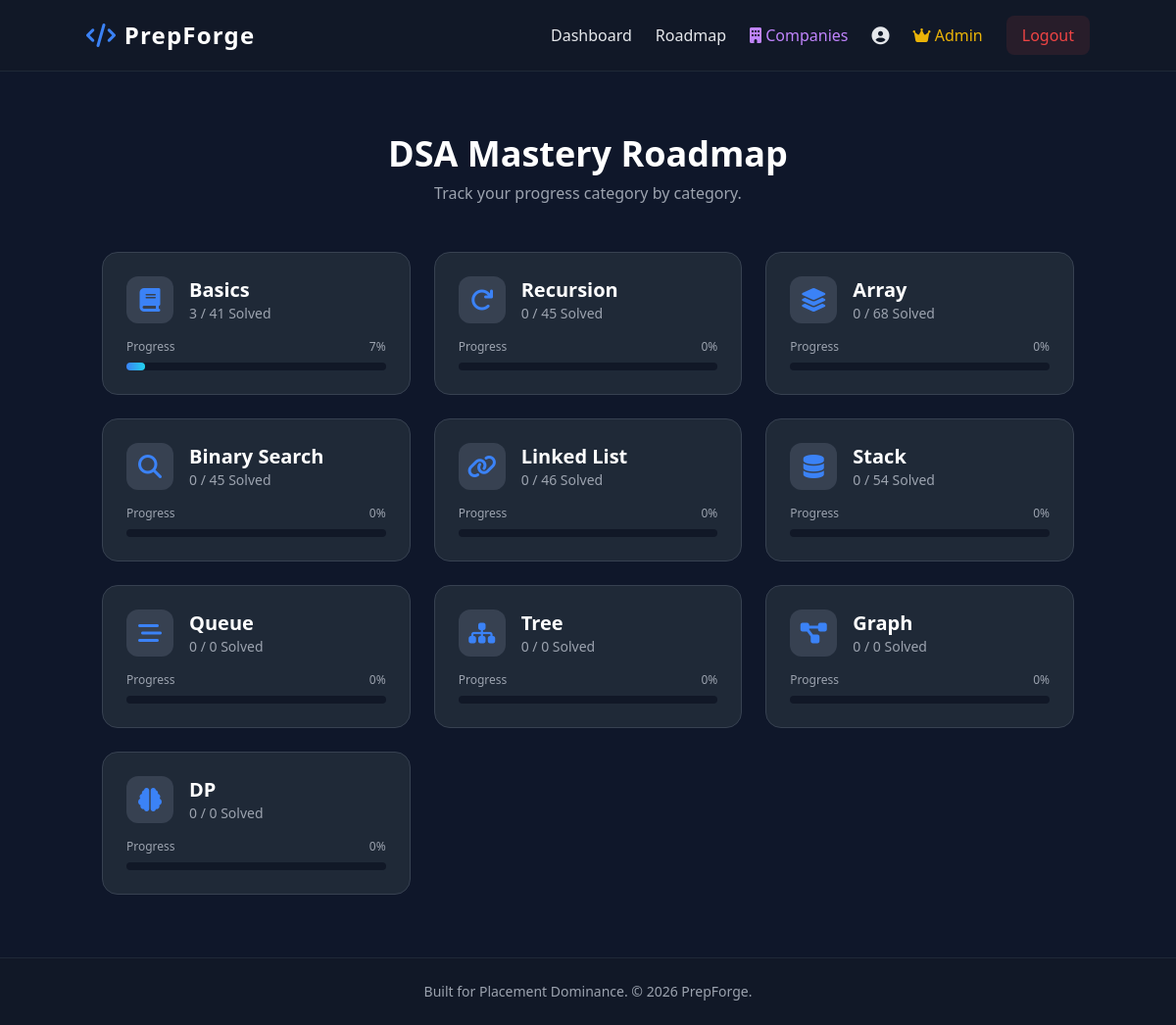
/DSA_Roadmap (signed in), run on the app's committed database.
### tables this page shows
CREATE TABLE topics (
                    id INTEGER PRIMARY KEY AUTOINCREMENT,
                    name TEXT UNIQUE NOT NULL,
                    icon TEXT NOT NULL
                 );

### app.py (the view)
@app.route('/DSA_Roadmap')
@login_required
def roadmap():
    conn = get_db()
    user_id = session['user_id']
    topics_data = conn.execute('''
        SELECT t.id, t.name, t.icon,
               COUNT(p.id) as total_problems,
               COUNT(up.problem_id) as solved_problems
        FROM topics t
        LEFT JOIN problems p ON t.id = p.topic_id
        LEFT JOIN user_progress up ON p.id = up.problem_id AND up.user_id = ?
        GROUP BY t.id
    ''', (user_id,)).fetchall()
    conn.close()
    return render_template('roadmap.html', topics=topics_data)

### app.py (called while the page is built)
def get_db():
    conn = sqlite3.connect('database.db')
    conn.row_factory = sqlite3.Row
    return conn

def login_required(f):
    @wraps(f)
    def decorated_function(*args, **kwargs):
        if 'user_id' not in session:
            flash("Please log in to access this page.", "warning")
            return redirect(url_for('login'))
        return f(*args, **kwargs)
    return decorated_function

### templates/roadmap.html (shortened to what this page needs)
{% extends 'base.html' %}
{% block content %}
<h1 class="text-4xl font-bold text-center text-white mb-2 mt-8">DSA Mastery Roadmap</h1>
<p class="text-center text-gray-400 mb-12">Track your progress category by category.</p>
<div class="grid grid-cols-1 md:grid-cols-2 lg:grid-cols-3 gap-6 max-w-7xl mx-auto">
    {% for topic in topics %}
        {% set pct = (topic.solved_problems / topic.total_problems * 100)|int if topic.total_problems > 0 else 0 %}
        <a href="/topic/{{ topic.id }}" class="block bg-gray-800 border border-gray-700 rounded-2xl p-6 hover:-translate-y-1 hover:border-brand transition duration-300 relative overflow-hidden">
            <div class="flex items-center gap-4 mb-4">
                <div class="w-12 h-12 rounded-xl bg-gray-700 flex items-center justify-center text-2xl text-brand">
                    <i class="{{ topic.icon }}"></i>
                </div>
                <div>
                    <h2 class="text-xl font-bold text-white">{{ topic.name }}</h2>
                    <p class="text-sm text-gray-400">{{ topic.solved_problems }} / {{ topic.total_problems }} Solved</p>
                </div>
            </div>
            <div class="flex justify-between text-xs text-gray-400 mb-2">
                <span>Progress</span>
                <span>{{ pct }}%</span>
            </div>
            <div class="w-full bg-gray-900 rounded-full h-2">
                <div class="bg-gradient-to-r from-blue-500 to-cyan-400 h-2 rounded-full" style="width: {{ pct }}%;"></div>
            </div>
        </a>
    {% endfor %}
</div>
{% endblock %}

### templates/base.html (shortened to what this page needs)
<!DOCTYPE html>
<html lang="en" class="dark">
<head>
    <script src="https://cdn.tailwindcss.com"></script>
    <link rel="stylesheet" href="https://cdnjs.cloudflare.com/ajax/libs/font-awesome/6.4.0/css/all.min.css">
</head>
<body class="bg-darkbg text-gray-200 min-h-screen font-sans flex flex-col">
    <nav class="bg-gray-900 border-b border-gray-800 p-4 sticky top-0 z-50">
        <div class="container mx-auto flex justify-between items-center">
            <a href="/" class="text-2xl font-bold text-white tracking-wider">
                <i class="fa-solid fa-code text-brand"></i> PrepForge
            </a>
            <div class="flex gap-6 items-center">
                {% if session.user_id %}
                    <a href="/dashboard" class="hover:text-brand transition">Dashboard</a>
                    <a href="/DSA_Roadmap" class="hover:text-brand transition">Roadmap</a>
                    <a href="/company" class="text-purple-400 hover:text-purple-300 transition font-medium"><i class="fas fa-building"></i> Companies</a>
                    <a href="/profile" class="hover:text-brand transition"><i class="fas fa-user-circle text-lg"></i></a>
                    {% if session.is_admin %}
                        <a href="/admin" class="text-yellow-500 hover:text-yellow-400"><i class="fas fa-crown"></i> Admin</a>
                    {% endif %}
                    <a href="/logout" class="bg-red-500/10 text-red-500 px-4 py-2 rounded-lg hover:bg-red-500/20">Logout</a>
                {% else %}
                    <a href="/login" class="hover:text-brand transition">Login</a>
                    <a href="/register" class="bg-brand text-white px-4 py-2 rounded-lg hover:bg-blue-600 transition">Get Started</a>
                {% endif %}
            </div>
        </div>
    </nav>
    <main class="flex-grow container mx-auto p-4">
        {% block content %}{% endblock %}
    </main>
    <footer class="bg-gray-900 border-t border-gray-800 py-6 text-center mt-12 text-gray-400 text-sm">
        <p>Built for Placement Dominance. &copy; 2026 PrepForge.</p>
    </footer>
</body>
</html>

### data on the page
topics: name "Basics", solved_problems "3", total_problems "41", pct "7"
topics: name "Recursion", solved_problems "0", total_problems "45", pct "0"
topics: name "Array", solved_problems "0", total_problems "68", pct "0"
topics: name "Binary Search", solved_problems "0", total_problems "45", pct "0"
topics: name "Linked List", solved_problems "0", total_problems "46", pct "0"
topics: name "Stack", solved_problems "0", total_problems "54", pct "0"
topics: name "Queue", solved_problems "0", total_problems "0", pct "0"
topics: name "Tree", solved_problems "0", total_problems "0", pct "0"
topics: name "Graph", solved_problems "0", total_problems "0", pct "0"
topics: name "DP", solved_problems "0", total_problems "0", pct "0"
